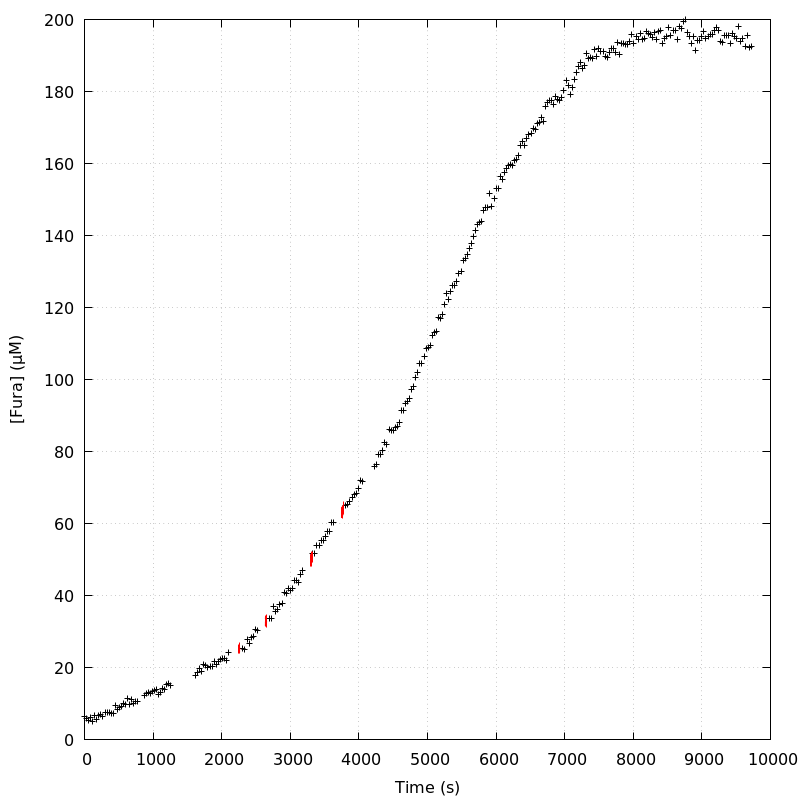

Reproduce this figure in gnuplot.
unset key
set grid
set ylabel '[Fura] (µM)'
set xlabel 'Time (s)'
plot 'DA_130523_E1_aba_loading_curve' index 0 using 1:2 linecolor rgb 'black',\
'' index 1 using 1:2 with lines linecolor rgb 'red',\
'' index 2 using 1:2 with lines linecolor rgb 'red',\
'' index 3 using 1:2 with lines linecolor rgb 'red',\
'' index 4 using 1:2 with lines linecolor rgb 'red',\
